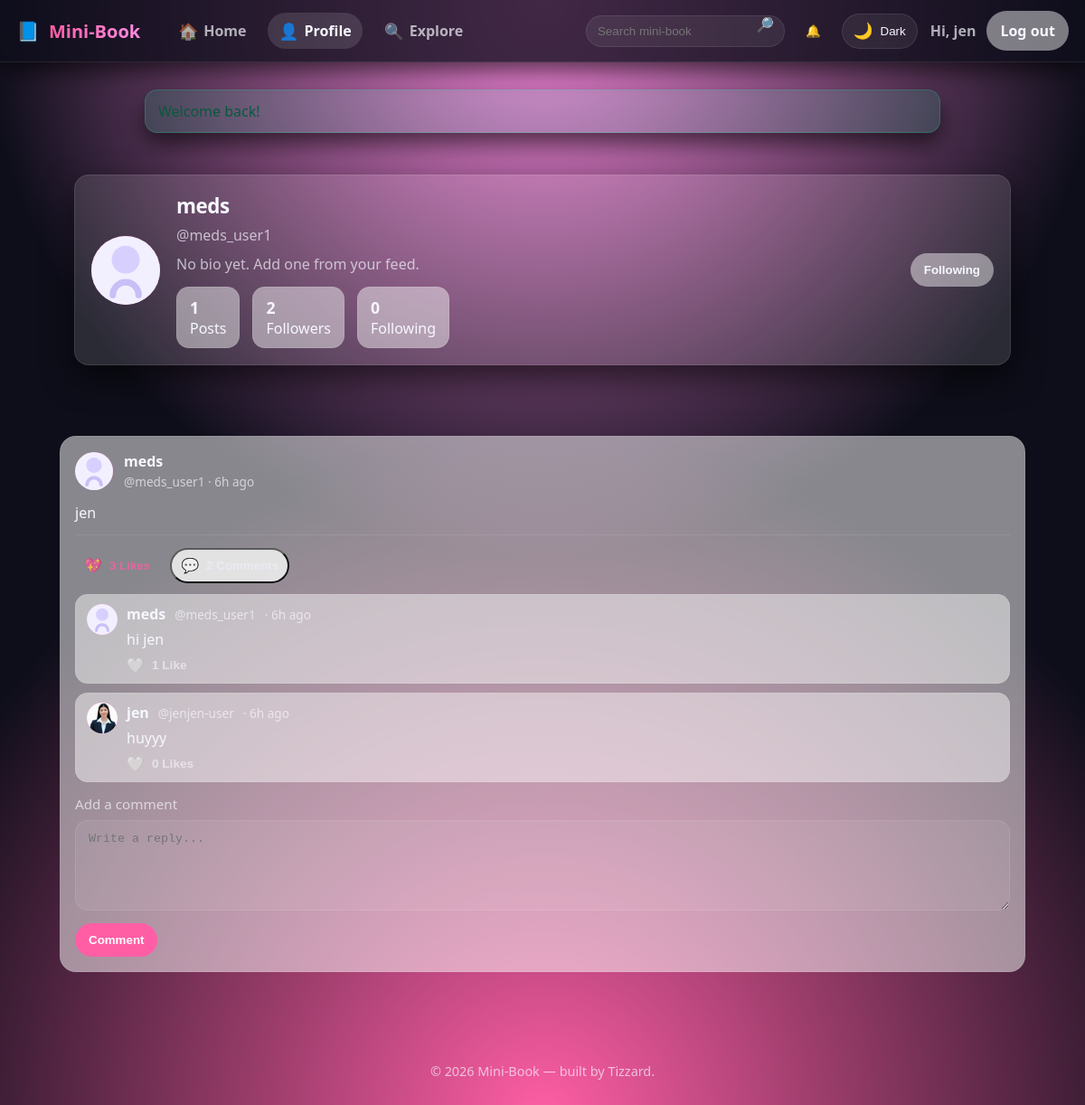
/profile.php?u=meds_user1 (signed in), run on the app's committed database.
### tables this page shows
CREATE TABLE users (
    id INTEGER PRIMARY KEY AUTOINCREMENT,
    username TEXT NOT NULL UNIQUE,
    password_hash TEXT NOT NULL,
    full_name TEXT NOT NULL,
    bio TEXT DEFAULT '',
    created_at TEXT NOT NULL
, profile_pic TEXT DEFAULT NULL);

CREATE TABLE posts (
    id INTEGER PRIMARY KEY AUTOINCREMENT,
    user_id INTEGER NOT NULL,
    content TEXT NOT NULL,
    created_at TEXT NOT NULL, media TEXT DEFAULT NULL,
    FOREIGN KEY(user_id) REFERENCES users(id) ON DELETE CASCADE
);

CREATE TABLE comments (
    id INTEGER PRIMARY KEY AUTOINCREMENT,
    user_id INTEGER NOT NULL,
    post_id INTEGER NOT NULL,
    content TEXT NOT NULL,
    created_at TEXT NOT NULL,
    FOREIGN KEY(user_id) REFERENCES users(id) ON DELETE CASCADE,
    FOREIGN KEY(post_id) REFERENCES posts(id) ON DELETE CASCADE
);

### init.php (called while the page is built, shortened)
<?php
function mini_book_db(): PDO
{
    static $pdo;
    if ($pdo instanceof PDO) {
        return $pdo;
    }
    $dsn = 'sqlite:' . MINIBOOK_DB_PATH;
    $pdo = new PDO($dsn, null, null, [
        PDO::ATTR_ERRMODE => PDO::ERRMODE_EXCEPTION,
        PDO::ATTR_DEFAULT_FETCH_MODE => PDO::FETCH_ASSOC,
    ]);
    $pdo->exec('PRAGMA foreign_keys = ON');
    return $pdo;
}
function current_user(): ?array
{
    $db = mini_book_db();
    $stmt = $db->prepare('SELECT id, username, full_name, bio, created_at FROM users WHERE id = ?');
    $stmt->execute([$_SESSION['user_id']]);
    $user = $stmt->fetch();
    return $user ?: null;
}
function flash_get(string $key): ?string
{
    if (!isset($_SESSION['flash'][$key])) {
        return null;
    }
    $msg = $_SESSION['flash'][$key];
    return $msg;
}
function escape_html(string $value): string
{
    return htmlspecialchars($value, ENT_QUOTES | ENT_SUBSTITUTE, 'UTF-8');
}
function human_time(string $datetime): string
{
    $then = new DateTime($datetime);
    $now = new DateTime();
    $diff = $now->getTimestamp() - $then->getTimestamp();
    if ($diff < 86400) {
        $h = (int)floor($diff / 3600);
        return $h . 'h ago';
    }
    return $then->format('M j, Y');
}
function asset(string $path): string
{
    $base = rtrim(dirname($_SERVER['SCRIPT_NAME'] ?? ''), '/');
    if ($base === '' || $base === '/') {
        return '/' . ltrim($path, '/');
    }
    return $base . '/' . ltrim($path, '/');
}
function menu_active(string $page): string
{
    return (basename($_SERVER['PHP_SELF']) === $page) ? 'active' : '';
}
function count_followers(int $userId): int
{
    $db = mini_book_db();
    $stmt = $db->prepare('SELECT COUNT(*) FROM follows WHERE user_id = ?');
    $stmt->execute([$userId]);
    return (int)$stmt->fetchColumn();
}
function count_following(int $userId): int
{
    $db = mini_book_db();
    $stmt = $db->prepare('SELECT COUNT(*) FROM follows WHERE follower_id = ?');
    $stmt->execute([$userId]);
    return (int)$stmt->fetchColumn();
}
function is_following(int $viewerId, int $profileId): bool
{
    $db = mini_book_db();
    $stmt = $db->prepare('SELECT 1 FROM follows WHERE follower_id = ? AND user_id = ?');
    $stmt->execute([$viewerId, $profileId]);
    return (bool)$stmt->fetchColumn();
}
function is_post_liked(int $userId, int $postId): bool
{
    $db = mini_book_db();
    $stmt = $db->prepare('SELECT 1 FROM likes WHERE user_id = ? AND post_id = ?');
    $stmt->execute([$userId, $postId]);
    return (bool)$stmt->fetchColumn();
}
function get_user_by_username(string $username): ?array
{
    $db = mini_book_db();
    $stmt = $db->prepare('SELECT id, username, full_name, bio, profile_pic, created_at FROM users WHERE username = ?');
    $stmt->execute([$username]);
    return $stmt->fetch() ?: null;
}
function get_posts_for_user(int $userId, int $limit = 50): array
{
    $db = mini_book_db();
    $stmt = $db->prepare(
        'SELECT p.*, u.username, u.full_name, u.profile_pic FROM posts p JOIN users u ON p.user_id = u.id WHERE p.user_id = ? ORDER BY p.created_at DESC LIMIT ?'
    );
    $stmt->bindValue(1, $userId, PDO::PARAM_INT);
    $stmt->bindValue(2, $limit, PDO::PARAM_INT);
    $stmt->execute();
    return $stmt->fetchAll();
}
function get_comments_for_post(int $postId, int $limit = 20): array
{
    $db = mini_book_db();
    $stmt = $db->prepare(
        'SELECT c.*, u.username, u.full_name, u.profile_pic FROM comments c JOIN users u ON c.user_id = u.id WHERE c.post_id = ? ORDER BY c.created_at ASC LIMIT ?'
    );
    $stmt->bindValue(1, $postId, PDO::PARAM_INT);
    $stmt->bindValue(2, $limit, PDO::PARAM_INT);
    $stmt->execute();
    return $stmt->fetchAll();
}
function get_profile_pic_url(?string $filename): string
{
    if (!$filename) {
        return asset('assets/img/avatar-placeholder.svg');
    }
    $safe = basename($filename);
    return asset('data/uploads/' . $safe);
}
function is_comment_liked(int $userId, int $commentId): bool
{
    $db = mini_book_db();
    $stmt = $db->prepare('SELECT 1 FROM comment_likes WHERE user_id = ? AND comment_id = ?');
    $stmt->execute([$userId, $commentId]);
    return (bool)$stmt->fetchColumn();
}
function get_comment_like_count(int $commentId): int
{
    $db = mini_book_db();
    $stmt = $db->prepare('SELECT COUNT(*) FROM comment_likes WHERE comment_id = ?');
    $stmt->execute([$commentId]);
    return (int)$stmt->fetchColumn();
}

### profile.php (the view, shortened to what this page needs)
<?php
require_once __DIR__ . '/init.php';
$user = current_user();
$username = trim($_GET['u'] ?? '');
$profile = get_user_by_username($username);
    ?>
    <?php
$posts = get_posts_for_user($profile['id'], 50);
$isMe = $profile['id'] === $user['id'];
$isFollowing = $isMe ? false : is_following($user['id'], $profile['id']);
require __DIR__ . '/header.php';
?>
<div class="page-wrapper">
  <div class="card">
    <div class="profile-header">
      <div class="profile-avatar" aria-hidden="true">
        <img src="<?= escape_html(get_profile_pic_url($profile['profile_pic'] ?? null)) ?>" alt="Profile picture" />
      </div>
      <div class="profile-meta">
        <h1><?= escape_html($profile['full_name']) ?></h1>
        <p style="margin: 6px 0 0; color: var(--text-muted);">@<?= escape_html($profile['username']) ?></p>
        <?php if ($profile['bio']): ?>
          <p style="margin: 10px 0 0; line-height: 1.5;"><?= nl2br(escape_html($profile['bio'])) ?></p>
        <?php else: ?>
          <p style="margin: 10px 0 0; color: var(--text-muted);">No bio yet. Add one from your feed.</p>
        <?php endif; ?>
        <div class="profile-stats">
          <div class="profile-stat">
            <strong><?= count($posts) ?></strong>
            Posts
          </div>
          <div class="profile-stat">
            <strong><?= count_followers($profile['id']) ?></strong>
            Followers
          </div>
          <div class="profile-stat">
            <strong><?= count_following($profile['id']) ?></strong>
            Following
          </div>
        </div>
      </div>
        <?php if ($isMe): ?>
          <div class="profile-settings">
            <button id="profileSettingsToggle" type="button" class="profile-settings-toggle" aria-haspopup="true" aria-expanded="false">
              <span aria-hidden="true">☰</span>
              <span>Settings</span>
            </button>
            <div id="profileSettingsDropdown" class="profile-settings-dropdown" role="menu">
              <button type="button" data-profile-action="photo">Change profile picture</button>
              <button type="button" data-profile-action="password">Change password</button>
              <button type="button" data-profile-action="bio">Edit bio</button>
              <button type="button" data-profile-action="delete" class="danger">Delete account</button>
            </div>
          </div>
        <?php else: ?>
          <div>
            <form method="post" action="post.php">
              <button type="submit" class="btn <?= $isFollowing ? 'secondary' : '' ?>">
                <?= $isFollowing ? 'Following' : 'Follow' ?>
              </button>
            </form>
          </div>
        <?php endif; ?>
      </div>
    </div>
  </div>
  <?php if (count($posts) === 0): ?>
    <div class="card" style="text-align: center;">
      <p style="margin: 0;">No posts yet. Come back later!</p>
    </div>
  <?php else: ?>
    <?php foreach ($posts as $post): ?>
      <?php
        $liked = is_post_liked($user['id'], $post['id']);
        $likeCount = get_post_like_count($post['id']);
        $commentCount = get_post_comment_count($post['id']);
        $comments = get_comments_for_post($post['id'], 4);
      ?>
      <article class="post">
        <div class="post-header">
          <a class="post-avatar" href="profile.php?u=<?= urlencode($post['username']) ?>" aria-label="View profile">
            <img src="<?= escape_html(get_profile_pic_url($post['profile_pic'] ?? null)) ?>" alt="<?= escape_html($post['full_name']) ?>" />
          </a>
          <div class="post-meta">
            <a href="profile.php?u=<?= urlencode($post['username']) ?>"><strong><?= escape_html($post['full_name']) ?></strong></a>
            <span>@<?= escape_html($post['username']) ?> · <?= human_time($post['created_at']) ?></span>
          </div>
        </div>
        <div class="post-content"><?= nl2br(escape_html($post['content'])) ?></div>
        <div class="post-actions">
          <form method="post" action="post.php" class="post-action" style="display:inline-flex;">
            <button type="submit" class="post-action <?= $liked ? 'active' : '' ?>" style="border:none; background:transparent; padding:0;">
              <span class="icon"><?= $liked ? '💖' : '🤍' ?></span>
              <span><?= $likeCount ?> Like<?= $likeCount === 1 ? '' : 's' ?></span>
            </button>
          </form>
          <button class="post-action" type="button" onclick="document.getElementById('comment-form-<?= $post['id'] ?>').scrollIntoView({ behavior: 'smooth' });">
            <span class="icon">💬</span>
            <span><?= $commentCount ?> Comment<?= $commentCount === 1 ? '' : 's' ?></span>
          </button>
        </div>
        <?php if (count($comments) > 0): ?>
          <div class="comment-list">
            <?php foreach ($comments as $comment): ?>
            <?php
              $commentLiked = is_comment_liked($user['id'], $comment['id']);
              $commentLikeCount = get_comment_like_count($comment['id']);
            ?>
              <div class="comment-item">
                <a class="comment-avatar" href="profile.php?u=<?= urlencode($comment['username']) ?>" aria-label="View profile">
                  <img src="<?= escape_html(get_profile_pic_url($comment['profile_pic'] ?? null)) ?>" alt="<?= escape_html($comment['full_name']) ?>" />
                </a>
                <div class="comment-body">
                  <div class="comment-meta">
                    <strong><?= escape_html($comment['full_name']) ?></strong>
                    <span>@<?= escape_html($comment['username']) ?></span>
                    <span>· <?= human_time($comment['created_at']) ?></span>
                  </div>
                  <p style="margin: 6px 0 0;"><?= nl2br(escape_html($comment['content'])) ?></p>
                  <div style="margin-top: 8px; font-size: 0.85rem;">
                    <form method="post" action="post.php" style="display:inline-flex; gap: 8px; align-items:center;">
                      <button type="submit" class="post-action <?= $commentLiked ? 'active' : '' ?>" style="border:none; background:transparent; padding:0;" aria-label="Like comment">
                        <span class="icon"><?= $commentLiked ? '💖' : '🤍' ?></span>
                        <span><?= $commentLikeCount ?> Like<?= $commentLikeCount === 1 ? '' : 's' ?></span>
                      </button>
                    </form>
                  </div>
                </div>
              </div>
            <?php endforeach; ?>
          </div>
        <?php endif; ?>
        <form id="comment-form-<?= $post['id'] ?>" method="post" action="post.php">
          <div class="input-group" style="margin-top: 14px;">
            <label for="comment_<?= $post['id'] ?>">Add a comment</label>
            <textarea id="comment_<?= $post['id'] ?>" name="content" required placeholder="Write a reply..."></textarea>
          </div>
          <button type="submit" class="btn" style="padding: 10px 14px;">Comment</button>
        </form>
      </article>
    <?php endforeach; ?>
  <?php endif; ?>
<?php require __DIR__ . '/footer.php';

### header.php (shortened to what this page needs)
<?php
$user = current_user();
?>
<!DOCTYPE html>
<html lang="en">
<head>
  <link rel="stylesheet" href="<?= asset('assets/css/style.css') ?>" />
</head>
<body class="site-body">
  <header class="main-header">
    <div class="header-left">
      <a class="brand" href="feed.php" aria-label="Mini-Book Home">
        <span class="brand-logo" aria-hidden="true">📘</span>
        <span class="brand-text">Mini-Book</span>
      </a>
      <?php if ($user): ?>
        <nav class="primary-nav" aria-label="Primary">
          <a href="feed.php" class="nav-link <?= menu_active('feed.php') ?>" title="Home">
            <span aria-hidden="true" class="icon">🏠</span>
            <span class="nav-label">Home</span>
          </a>
          <a href="profile.php?u=<?= urlencode($user['username']) ?>" class="nav-link <?= menu_active('profile.php') ?>" title="Profile">
            <span aria-hidden="true" class="icon">👤</span>
            <span class="nav-label">Profile</span>
          </a>
          <a href="feed.php" class="nav-link" title="Explore">
            <span aria-hidden="true" class="icon">🔍</span>
            <span class="nav-label">Explore</span>
          </a>
        </nav>
      <?php endif; ?>
    </div>
    <div class="header-right">
      <?php if ($user): ?>
        <div class="search-wrapper">
          <form method="get" action="feed.php" class="search-form" role="search">
            <input name="q" type="search" placeholder="Search mini-book" aria-label="Search" class="search-input" />
            <button type="submit" class="search-btn" title="Search">🔎</button>
          </form>
        </div>
        <div class="notifications">
          <button id="notificationsToggle" type="button" class="icon-button" aria-haspopup="true" aria-expanded="false" aria-label="Notifications" onclick="window.toggleNotifications?.()">
            <span class="icon">🔔</span>
          </button>
        </div>
      <?php endif; ?>
      <div class="toggle-wrapper" title="Toggle dark mode">
        <button id="themeToggle" class="theme-toggle" aria-label="Toggle dark mode">
          <span class="icon">🌙</span>
          <span class="toggle-label">Dark</span>
        </button>
      </div>
      <?php if ($user): ?>
        <div class="account-menu">
          <span class="account-name">Hi, <?= escape_html($user['full_name'] ?? $user['username']) ?></span>
          <a class="btn secondary" href="logout.php">Log out</a>
        </div>
      <?php endif; ?>
    </div>
  </header>
  <main class="page-wrapper">
    <?php if ($flash = flash_get('success')): ?>
      <div class="toast toast-success" role="status"><?= escape_html($flash) ?></div>
    <?php endif; ?>

### data on the page
users: full_name "jen"
users: full_name "meds", username "meds_user1"
posts: user.full_name "meds", user.username "meds_user1", created_at "6h ago", content "jen", content "Write a reply..."
comments: shows a picture, user.full_name "meds", user.username "meds_user1", created_at "6h ago", content "hi jen", id "1"
comments: user.profile_pic (picture), user.full_name "jen", user.username "jenjen-user", created_at "6h ago", content "huyyy", commentLikeCount "0"

### other printed values
escape_html($flash) "Welcome back!"
count($posts) "1"
count_followers($profile['id']) "2"
count_following($profile['id']) "0"
